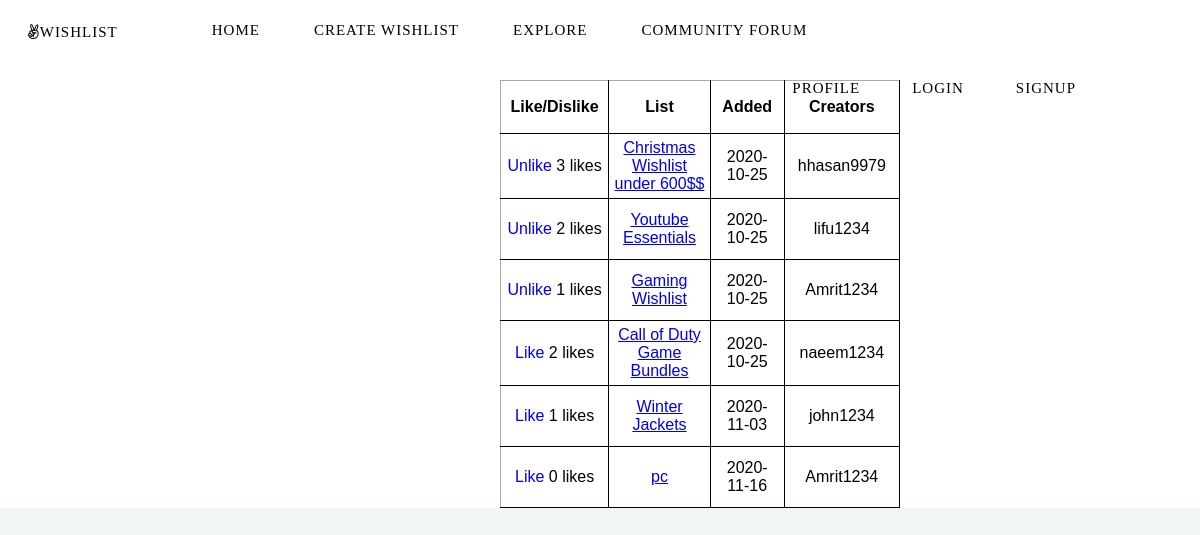
/wishlists/ (signed in), run on the app's committed database.
### elysian_wishlist/models.py (models this page shows, shortened)
class Wishlist(db.Model):
    __tablename__ = "Wishlist"
    id = db.Column(db.Integer, primary_key=True)
    content = db.Column(db.String(200), nullable=False)
    date_created = db.Column(db.DateTime, default=datetime.utcnow)
    user_uid = db.Column(db.Integer, db.ForeignKey('User.uid'), nullable=False)
    wishlist_sub = db.relationship('child', backref='wishlist')
    liked = db.relationship('LikedWishlist', backref='wishlist', lazy='dynamic')

class User(db.Model):
    __tablename__ = "User"                               #creating a user model using flask sqlalchemy
    uid = db.Column(db.Integer, primary_key=True)       #the id created when adding a session to the user
    firstname = db.Column(db.String(100), nullable=False) #the information that will be stored in each corresponding column in the db
    lastname = db.Column(db.String(100), nullable=False)
    email = db.Column(db.String(100), unique=True, nullable=False)
    username = db.Column(db.String(100), unique=True, nullable=False)
    pass_hash = db.Column(db.String(100), nullable=False)
    user_wishlist = db.relationship('Wishlist', backref='user')
    liked = db.relationship('LikedWishlist', backref='user', lazy='dynamic')

### elysian_wishlist/routes.py (the view)
@app.route("/wishlists/")
def allWishlists():
    return api_allWishlists()

### elysian_wishlist/modules/crud/crud_Functions.py (called while the page is built)
def api_allWishlists():
    lists = db.session.query(Wishlist, User).join(User, Wishlist.user_uid == User.uid).all()
    for list in lists:
        print (type(list[1]))
    return render_template('allWishlists.html', lists=lists, has_liked_wishlist = has_liked_wishlist, like_action = like_action_api)

def has_liked_wishlist(Wishlist):
    username = session.get("USERNAME")
    user = User.query.filter_by(username=username).first()
    if user:
        return LikedWishlist.query.filter(LikedWishlist.user_uid == user.uid, LikedWishlist.Wishlist_id == Wishlist.id).count() > 0
    else:
        return False

### elysian_wishlist/templates/allWishlists.html (shortened to what this page needs)
{% extends 'base.html' %}
{% block head %}
<link rel= "stylesheet" type= "text/css" href= "{{ url_for('static',filename='styles/pages.css') }}">
{% endblock %}
{% block body %}
<div class="content">
    <h1>All Wishlists</h1>
    {% if lists|length < 1 %}
    <h4 style="text-align: center">There are no wishlists. Login to your account and make your own Wishlist!</h4>
    {% else %}
    <table class="All-Wishlist-Table">
        <tr class="Column-Titles">
            <th class="Column-Title">Like/Dislike</th>
            <th class="Column-Title">List</th>
            <th class="Column-Title">Added</th>
            <th class="Column-Title">Creators</th>
        </tr>
        {% for list in lists %}
            <tr class="Column-Titles">
                <td class="Column-Title">
                  {% if has_liked_wishlist(list[0]) %}
                  <a  class="Column-Title-Link" href="{{ url_for('like_action', wishlist_id=list[0].id, action='unlike') }}" >Unlike</a>
                  {% else %}
                  <a  class="Column-Title-Link" href="{{ url_for('like_action', wishlist_id=list[0].id, action='like') }}" >Like</a>
                  {% endif %}
                  {{ list[0].liked.count() }} likes
                </td>
                <td class="Column-Title">
                    <a href="/list/{{list[0].id}}">
                        {{ list[0].content }}
                    </a>
                </td>
                <td class="Column-Title">{{ list[0].date_created.date() }}</td>
                <td class="Column-Title">
                    {{ list[1].username }}
                </td>
            </tr>
            {% endfor %}
        </table>
        {% endif %}
    </div>
</body>
{% endblock %}

### elysian_wishlist/static/styles/nav.css (style rules this page uses)
body { padding-top: 60px; }

### elysian_wishlist/static/styles/main.css (style rules this page uses)
body, html { margin: 0; font-family: sans-serif; background-color:#f0f5f5 }
.content { margin: 0 auto; width: 400px; }
table, td, th { border: 1px solid #aaa; }
table { border-collapse: collapse; width: 100%; }
th { height: 30px; }
td { text-align: center; padding: 5px; }

### elysian_wishlist/static/styles/pages.css (style rules this page uses)
body { background-color: white; margin:0; padding:0; }
h1,h4 { text-align: center; color: black; }
.All-Wishlist-Table { position: relative; left: 25%; border-top: 1px solid black; border-left: 1px solid black; background-color: white; margin-top: 2%; }
.Column-Title { border-bottom: 1px solid black; border-right: 1px solid black; height: 50px; width: 250px; text-align:center; }
.Column-Title-Link { text-decoration-line: none; }

### data on the page
Wishlist: list "3", content "Christmas Wishlist under 600$$", date_created "2020-10-25", username "hhasan9979"
Wishlist: list "2", content "Youtube Essentials", date_created "2020-10-25", username "lifu1234"
Wishlist: list "1", content "Gaming Wishlist", date_created "2020-10-25", username "Amrit1234"
Wishlist: list "2", content "Call of Duty Game Bundles", date_created "2020-10-25", username "naeem1234"
Wishlist: list "1", content "Winter Jackets", date_created "2020-11-03", username "john1234"
Wishlist: list "0", content "pc", date_created "2020-11-16", username "Amrit1234"
